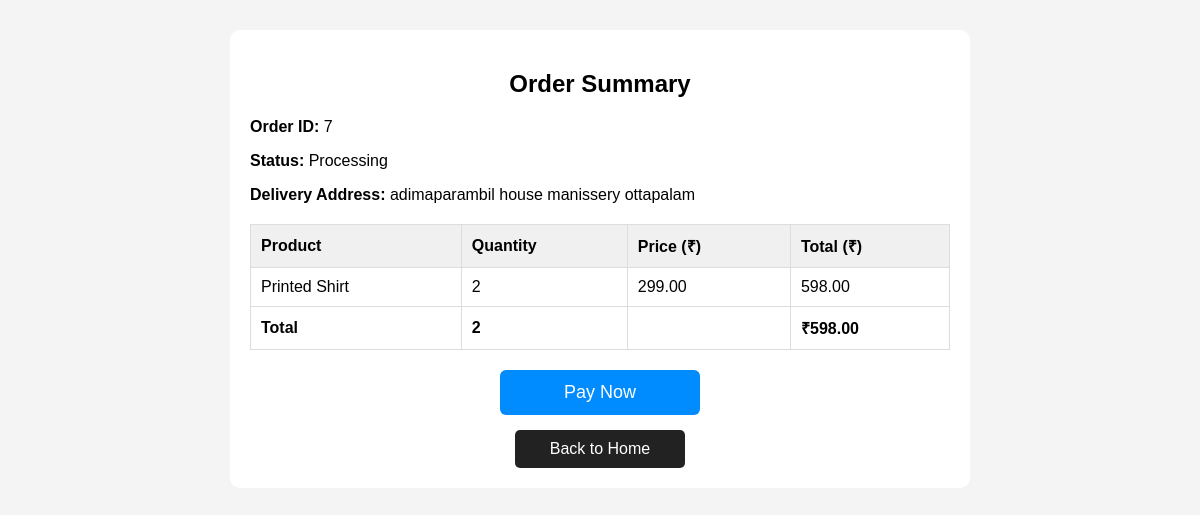
/order_summary/7/ (signed in), run on the app's committed database.
### finalapp/models.py (models this page shows, shortened)
class Order(models.Model):
     user = models.CharField(max_length=100)
     order_date = models.DateTimeField(auto_now_add=True)
     total_price = models.DecimalField(max_digits=10, decimal_places=2)
     total_quantity = models.PositiveIntegerField()
     Delivery_address = models.CharField(max_length=255)
     status = models.CharField(max_length=50)

class Orderitem(models.Model):
    order= models.ForeignKey(Order,on_delete=models.CASCADE)
    product = models.ForeignKey(SingleProduct, on_delete=models.CASCADE)
    quantity = models.PositiveIntegerField()
    price = models.DecimalField(max_digits=10, decimal_places=2)
    def total(self):
                return self.quantity * self.price

class SingleProduct(models.Model):
    title = models.CharField(max_length=200)
    description = models.TextField()
    price = models.DecimalField(max_digits=10, decimal_places=2)
    image = models.ImageField(upload_to='products/')

### finalapp/views.py (the view)
# urls.py: path('order_summary/<int:order_id>/', views.order_summary, name='order_summary'),
def order_summary(request, order_id):
    order = Order.objects.filter(id=order_id, user=request.user).first()
    if not order:
        messages.error(request, "Order not found.")
        return redirect('cart')
    order_items = Orderitem.objects.filter(order=order)
    total_price = sum(item.total() for item in order_items)
    total_quantity = sum(item.quantity for item in order_items)
    client = razorpay.Client(auth=(settings.RAZORPAY_KEY_ID, settings.RAZORPAY_KEY_SECRET))
    razorpay_order = client.order.create({
        "amount": int(total_price * 100),
        "currency": "INR",
        "payment_capture": 1
    })
    context = {
        "order": order,
        "order_items": order_items,
        "total_price": total_price,
        "total_quantity": total_quantity,
        "razorpay_order_id": razorpay_order["id"],
        "razorpay_key": settings.RAZORPAY_KEY_ID,
        "amount": int(total_price * 100),
    }
    return render(request, "order_summary.html", context)

### finalapp/templates/order_summary.html (shortened to what this page needs)
{% load static %}
<!DOCTYPE html>
<html lang="en">
<head>
</head>
<body>
<div class="summary-container">
  <h2>Order Summary</h2>
  <p><strong>Order ID:</strong> {{ order.id }}</p>
  <p><strong>Status:</strong> {{ order.status }}</p>
  <p><strong>Delivery Address:</strong> {{ order.Delivery_address }}</p>
  <table>
    <thead>
      <tr>
        <th>Product</th>
        <th>Quantity</th>
        <th>Price (₹)</th>
        <th>Total (₹)</th>
      </tr>
    </thead>
    <tbody>
      {% for item in order_items %}
      <tr>
        <td>{{ item.product.title }}</td>
        <td>{{ item.quantity }}</td>
        <td>{{ item.price }}</td>
        <td>{{ item.total }}</td>
      </tr>
      {% endfor %}
      <tr class="total-row">
        <td colspan="1">Total</td>
        <td>{{ total_quantity }}</td>
        <td></td>
        <td>₹{{ total_price }}</td>
      </tr>
    </tbody>
  </table>
  <button id="payBtn" class="btn-pay">Pay Now</button>
  <a href="{% url 'index' %}" class="btn-back">Back to Home</a>
</div>
</body>
</html>

### finalapp/templates/order_summary.html (style rules this page uses)
body { font-family: Arial, sans-serif; background: #f4f4f4; margin: 0; padding: 0; }
.summary-container { width: 90%; max-width: 700px; margin: 30px auto; background: #fff; padding: 20px; border-radius: 10px; }
h2 { text-align: center; margin-bottom: 20px; }
table { width: 100%; border-collapse: collapse; margin-top: 20px; }
th, td { padding: 10px; border: 1px solid #ddd; text-align: left; }
th { background: #f0f0f0; }
.total-row { font-weight: bold; }
.btn-pay { display: block; width: 200px; margin: 20px auto 0; padding: 12px; text-align: center; background: #008CFF; color: #fff; text-decoration: none; border-radius: 6px; font-size: 18px; border: none; cursor: pointer; }
.btn-back { display: block; width: 150px; margin: 15px auto 0; padding: 10px; text-align: center; background: #222; color: #fff; text-decoration: none; border-radius: 5px; }

### data on the page
Order: id "7", status "Processing", Delivery_address "adimaparambil house manissery ottapalam"
Orderitem: product "Printed Shirt", quantity "2", price "299.00", total "598.00"

### other printed values
{{ total_quantity }} "2"
{{ total_price }} "598.00"
